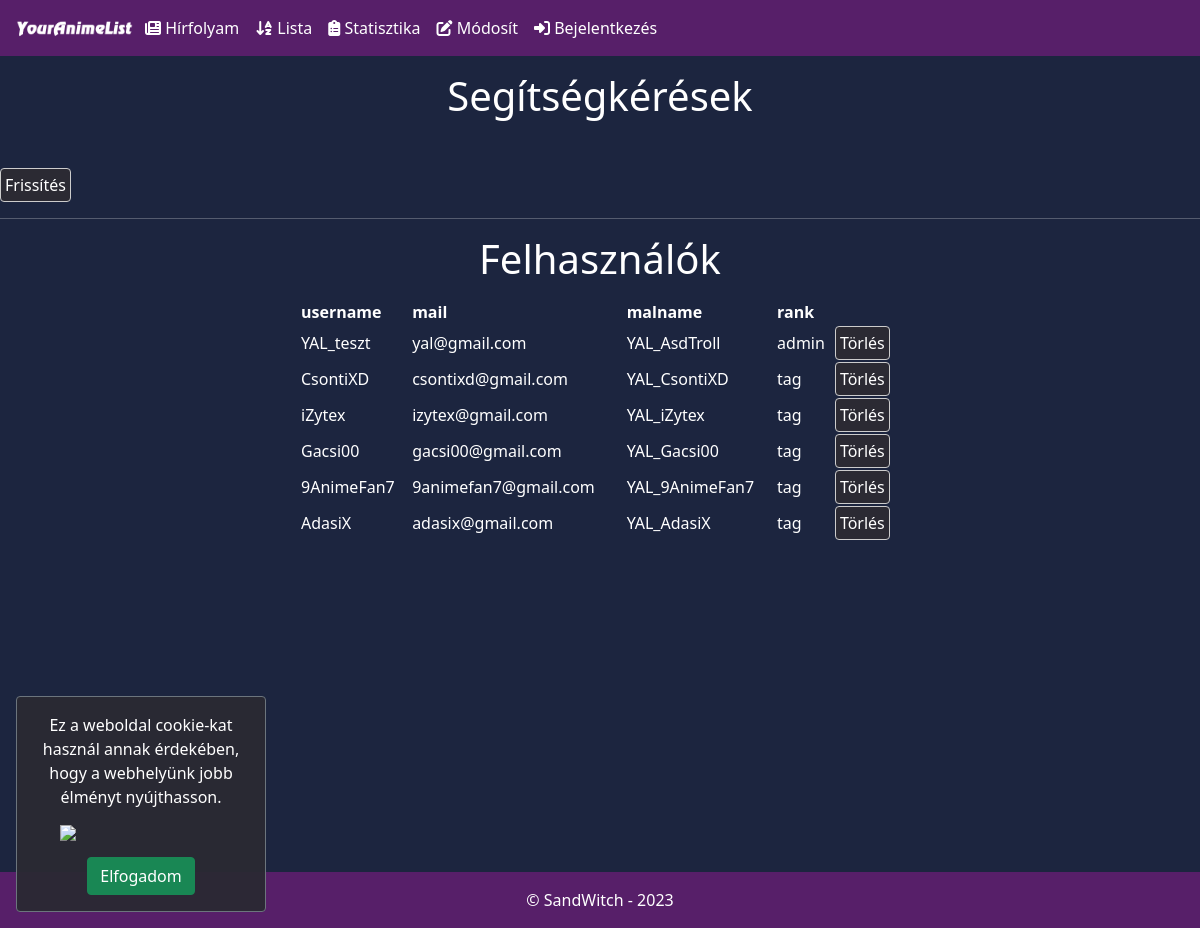
Screenshot of /PROJECT/admin.php with the database file from the repository.
### tables this page shows
CREATE TABLE `users` (
  `id` int(11) NOT NULL,
  `mail` varchar(50) NOT NULL,
  `username` varchar(25) NOT NULL,
  `password` varchar(100) NOT NULL,
  `malname` varchar(50) NOT NULL,
  `rank` varchar(25) NOT NULL,
  `img` varchar(100) NOT NULL
);

### PROJECT/admin.php (the view, shortened to what this page needs)
<?php
  require "functions.php";
?>
<!DOCTYPE html>
<html lang="hu" dir="ltr">
  <head>
    <?php include_once("linkek_css.php"); ?>
  </head>
  <body>
      <header>
        <?php include_once("nav.php"); ?>
      </header>
      <main>
        <h1 class="text-center m-3">Segítségkérések</h1>
        <div class="mt-5">
          <button id="0" class="func_btn p-1">Frissítés</button>
        <hr>
        <h1 class="text-center m-3">Felhasználók</h1>
        <table class="mx-auto w-50">
        <tr class="bottom"><th>username</th><th>mail</th><th>malname</th><th>rank</th><th>&nbsp;</th></tr>
            <?php
            $users=$conn->query("SELECT * FROM users");
                while ($user=$users->fetch_assoc()) {
                    echo '<tr><td>'.$user['username'].' </td><td>'.$user['mail'].' </td><td>'.$user['malname'].' </td><td>'.$user['rank'].' </td><td><form method="post" action="admin.php"><input type="text" name="id" value="'.$user['id'].'" style="display:none;"><input type="submit" class="func_btn p-1" name="delet" value="Törlés"></form></td></tr>';
                }
            ?>
        </table>
        </div>
      </main>
      <footer class="hatternav text-center">
        © SandWitch - 2023
      </footer>
  </body>
  </html>

### PROJECT/style.css (style rules this page uses)
:root { --vilagoslila: rgb(138, 79, 255); --zoldeskek: rgb(0, 109, 119); --sotetzold: rgb(0, 60, 60); --vilagoskek: rgb(37, 183, 250); --sotetlila: rgb(87, 31, 105); --sotetkek2: rgb(29,35,49); --sotetkek: rgb(28,37,63); --szurke: rgb(43, 42, 51); --vilagosszurke: rgb(66, 64, 73); --feherlila: rgb(179, 154, 187); --szin1: rgb(22,30,50); --szin2: rgb(70,25,84); --szin3: rgb(11,15,25); --szin4: rgb(35,38,39); }
* { box-sizing: border-box !important; }
body { background-color: var(--sotetkek); color: white; min-width: 300px; }
main { margin: 0 !important; padding: 0 !important; }
.hatternav, footer { background-color: var(--sotetlila); }
main { min-height: 100vh; }
footer { line-height: 56px; }
.func_btn { border-radius: 4px; border: 1px solid #ccc; outline: none; background-color: var(--szurke); color: white; cursor: pointer; padding: 1px 4px; }

### rows the page displays
users: username "YAL_teszt", mail "yal@gmail.com", malname "YAL_AsdTroll", rank "admin"
users: username "CsontiXD", mail "csontixd@gmail.com", malname "YAL_CsontiXD", rank "tag"
users: username "iZytex", mail "izytex@gmail.com", malname "YAL_iZytex", rank "tag"
users: username "Gacsi00", mail "gacsi00@gmail.com", malname "YAL_Gacsi00", rank "tag"
users: username "9AnimeFan7", mail "9animefan7@gmail.com", malname "YAL_9AnimeFan7", rank "tag"
users: username "AdasiX", mail "adasix@gmail.com", malname "YAL_AdasiX", rank "tag"
